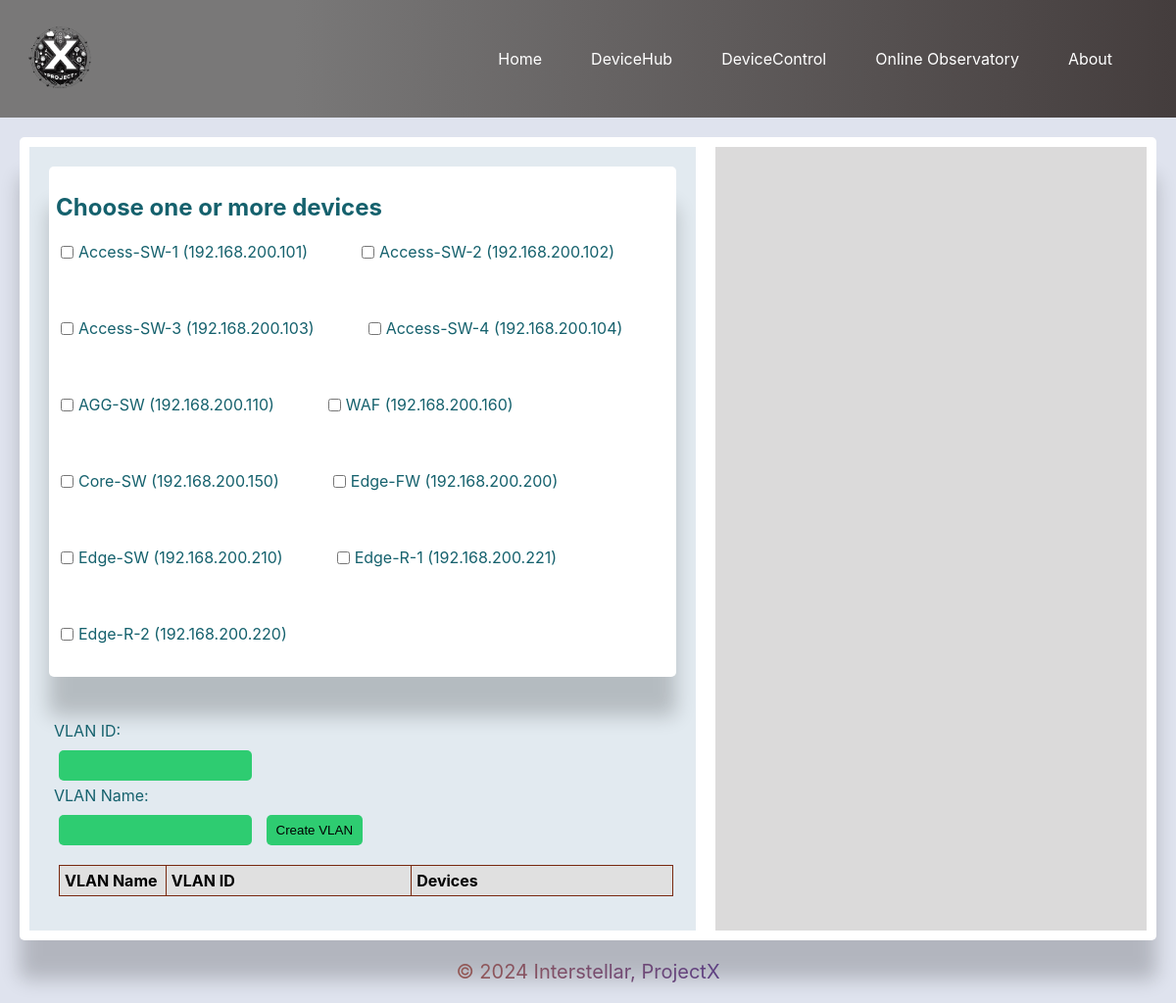
The page /devicecontrol/vlan on the database as committed earlier.
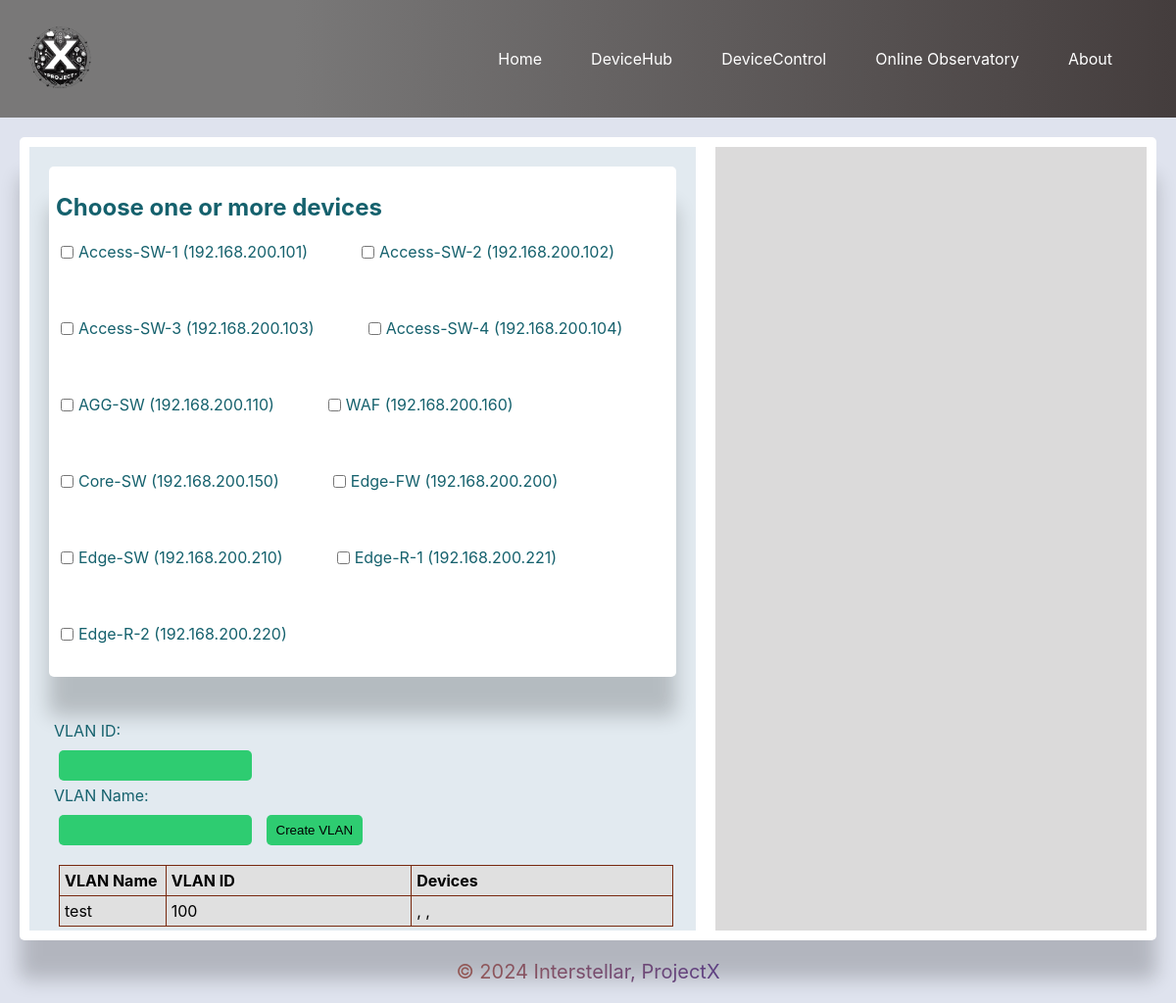
The same page on the database as committed later.
### deviceHub/models.py (models this page shows)
class Device(models.Model):
    device_name = models.CharField(max_length=255)
    ip_address = models.GenericIPAddressField()
    device_type = models.CharField(max_length=255)
    manufacturer = models.CharField(max_length=255, blank=True, null=True)
    model = models.CharField(max_length=255, blank=True, null=True)
    location = models.CharField(max_length=255, blank=True, null=True)
    rack_loc = models.CharField(max_length=255, blank=True, null=True)

### deviceControl/models.py (models this page shows)
class VlanInventory(models.Model):
    vlan_name = models.CharField(max_length=50)
    vlan_id = models.PositiveIntegerField()
    devices = models.ManyToManyField(Device)

### deviceControl/views.py (the view, shortened to what this page needs)
# urls.py: path('vlan', views.vlan_manager, name='vlan_manager'),
def vlan_manager(request):
    devices = Device.objects.all()
    vlans = VlanInventory.objects.all()
    return render(request, 'vlan_manager.html', {'devices': devices, 'vlans': vlans})

### templates/vlan_manager.html (shortened to what this page needs)
{% extends 'base.html' %}
{% block content %}
<div class="vlan-container">
    <div class="device-list-container">
        <h2> Choose one or more devices</h2>
        <form method="post" action="{% url 'vlan_manager' %}" class="device-list-form">
            {% for device in devices %}
            <label class="device-checkbox">
                <input type="checkbox" name="selected_devices" value="{{ device.id }}">
                {{ device.device_name }} ({{ device.ip_address }})
            </label>
            {% endfor %}
        </form>
    </div>
    <div class="vlan-input-container">
        <form method="post" action="{% url 'vlan_manager' %}">
            <label for="vlan_id">VLAN ID:</label>
            <input type="text" id="vlan_id" name="vlan_id" required>
            <label for="vlan_name">VLAN Name:</label>
            <input type="text" id="vlan_name" name="vlan_name" required>
            <button type="submit">Create VLAN</button>
        </form>
    </div>
    <table>
        <thead>
            <tr>
                <th>VLAN Name</th>
                <th>VLAN ID</th>
                <th>Devices</th>
            </tr>
        </thead>
        <tbody>
            {% for vlan in vlans %}
            <tr>
                <td>{{ vlan.vlan_name }}</td>
                <td>{{ vlan.vlan_id }}</td>
                <td>
                    {% for device in vlan.devices.all %}
                    {{ device.device_ip }}{% if not forloop.last %}, {% endif %}
                    {% endfor %}
                </td>
            </tr>
            {% endfor %}
        </tbody>
    </table>
</div>
{% endblock %}

Rows that differ between the two databases and show on the page:
added VlanInventory: vlan_name "test", vlan_id "100"
